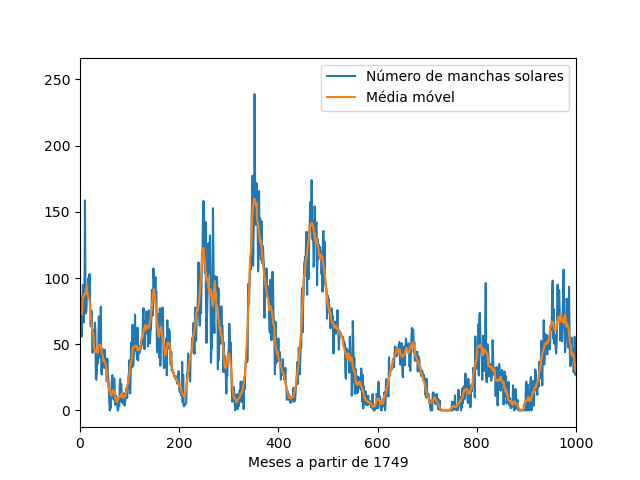

This figure's Python source:
# Calculando a média móvel dos dados.

from numpy import loadtxt
from pylab import plot, show, xlabel, xlim, legend

data = loadtxt("sunspots.txt", float)
x = data[:,0] # Estou pegando todos os pontos (:) da coluna 0
y = data[:,1] # Estou pegando todos os pontos (:) da coluna 1
# Se quisesse delimitar da 5 a 10 linha, só colocar data[5:10,0] por exemplo.
# Não preciso delimitar inicio e fim, basta um.
media_movel = []
for k in range(5,1001):
    aux1 = []
    for m in range(-5,5): # media_movel[k] é a média móvel do k+5-ézimo termo.
        aux2 = 0.1*y[k+m]
        aux1.append(aux2)
    soma = sum(aux1)
    media_movel.append(soma)
plot(x,y)
plot(x[4:1000],media_movel)
xlim(0,1000)
legend(["Número de manchas solares","Média móvel"])
xlabel("Meses a partir de 1749")
show()
